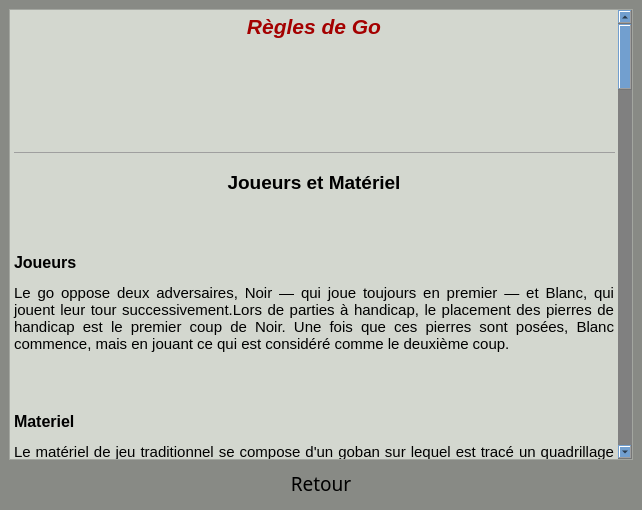
<?xml version="1.0" encoding="UTF-8"?>
<ui version="4.0">
 <class>ReglesGoView</class>
 <widget class="QMainWindow" name="ReglesGoView">
  <property name="geometry">
   <rect>
    <x>0</x>
    <y>0</y>
    <width>642</width>
    <height>510</height>
   </rect>
  </property>
  <property name="windowTitle">
   <string>Jeu de Go - Règles</string>
  </property>
  <property name="documentMode">
   <bool>false</bool>
  </property>
  <widget class="QWidget" name="centralwidget">
   <property name="styleSheet">
    <string notr="true">
QWidget{
background-color:rgb(186, 189, 182);
}
QWidget#centralwidget{
background-color:rgb(136, 138, 133)
}
QTextBrowser{
background-color:rgb(211, 215, 207)
}
QScrollBar {
    border: 10px solid grey;
    background:rgb(114, 159, 207);
}</string>
   </property>
   <layout class="QVBoxLayout" name="verticalLayout">
    <item>
     <widget class="QTextBrowser" name="textRegles">
      <property name="html">
       <string>&lt;!DOCTYPE HTML PUBLIC &quot;-//W3C//DTD HTML 4.0//EN&quot; &quot;http://www.w3.org/TR/REC-html40/strict.dtd&quot;&gt;
&lt;html&gt;&lt;head&gt;&lt;meta name=&quot;qrichtext&quot; content=&quot;1&quot; /&gt;&lt;style type=&quot;text/css&quot;&gt;
p, li { white-space: pre-wrap; }
&lt;/style&gt;&lt;/head&gt;&lt;body style=&quot; font-family:'Ubuntu'; font-size:11pt; font-weight:400; font-style:normal;&quot;&gt;
&lt;p align=&quot;center&quot; style=&quot; margin-top:12px; margin-bottom:12px; margin-left:0px; margin-right:0px; -qt-block-indent:0; text-indent:0px;&quot;&gt;&lt;span style=&quot; font-size:16pt; font-weight:600; font-style:italic; color:#a40000;&quot;&gt;Règles de Go&lt;/span&gt;&lt;/p&gt;
&lt;p align=&quot;center&quot; style=&quot; margin-top:12px; margin-bottom:12px; margin-left:0px; margin-right:0px; -qt-block-indent:0; text-indent:0px;&quot;&gt;&lt;br /&gt;&lt;/p&gt;
&lt;p align=&quot;center&quot; style=&quot; margin-top:12px; margin-bottom:12px; margin-left:0px; margin-right:0px; -qt-block-indent:0; text-indent:0px;&quot;&gt;&lt;img src=&quot;:/regles/plateau&quot; /&gt;&lt;/p&gt;
&lt;p align=&quot;center&quot; style=&quot; margin-top:12px; margin-bottom:12px; margin-left:0px; margin-right:0px; -qt-block-indent:0; text-indent:0px;&quot;&gt;&lt;br /&gt;&lt;/p&gt;
&lt;hr /&gt;
&lt;p align=&quot;center&quot; style=&quot; margin-top:12px; margin-bottom:12px; margin-left:0px; margin-right:0px; -qt-block-indent:0; text-indent:0px;&quot;&gt;&lt;span style=&quot; font-size:14pt; font-weight:600;&quot;&gt;Joueurs et Matériel&lt;/span&gt;&lt;/p&gt;
&lt;p style=&quot; margin-top:12px; margin-bottom:12px; margin-left:0px; margin-right:0px; -qt-block-indent:0; text-indent:0px;&quot;&gt;&lt;br /&gt;&lt;/p&gt;
&lt;p style=&quot; margin-top:12px; margin-bottom:12px; margin-left:0px; margin-right:0px; -qt-block-indent:0; text-indent:0px;&quot;&gt;&lt;span style=&quot; font-size:12pt; font-weight:600;&quot;&gt;Joueurs&lt;/span&gt;&lt;/p&gt;
&lt;p align=&quot;justify&quot; style=&quot; margin-top:12px; margin-bottom:12px; margin-left:0px; margin-right:0px; -qt-block-indent:0; text-indent:0px;&quot;&gt;Le go oppose deux adversaires, Noir — qui joue toujours en premier — et Blanc, qui jouent leur tour successivement.Lors de parties à handicap, le placement des pierres de handicap est le premier coup de Noir. Une fois que ces pierres sont posées, Blanc commence, mais en jouant ce qui est considéré comme le deuxième coup.&lt;/p&gt;
&lt;p style=&quot; margin-top:12px; margin-bottom:12px; margin-left:0px; margin-right:0px; -qt-block-indent:0; text-indent:0px;&quot;&gt;&lt;br /&gt;&lt;/p&gt;
&lt;p style=&quot; margin-top:12px; margin-bottom:12px; margin-left:0px; margin-right:0px; -qt-block-indent:0; text-indent:0px;&quot;&gt;&lt;span style=&quot; font-size:12pt; font-weight:600;&quot;&gt;Materiel&lt;/span&gt;&lt;/p&gt;
&lt;p align=&quot;justify&quot; style=&quot; margin-top:12px; margin-bottom:12px; margin-left:0px; margin-right:0px; -qt-block-indent:0; text-indent:0px;&quot;&gt;Le matériel de jeu traditionnel se compose d'un goban sur lequel est tracé un quadrillage de 19x19 lignes, soit 361 intersections, et de pierres qui sont soit noires, soit blanches.&lt;/p&gt;
&lt;p align=&quot;justify&quot; style=&quot; margin-top:12px; margin-bottom:12px; margin-left:0px; margin-right:0px; -qt-block-indent:0; text-indent:0px;&quot;&gt;Mais rien n'empêche les joueurs d'utiliser un autre matériel, et en particulier des gobans de 13x13 ou 9x9 lignes pour les parties d'initiation.&lt;/p&gt;
&lt;p align=&quot;center&quot; style=&quot; margin-top:12px; margin-bottom:12px; margin-left:0px; margin-right:0px; -qt-block-indent:0; text-indent:0px;&quot;&gt;&lt;img src=&quot;:/regles/materiel&quot; width=&quot;180&quot; /&gt;&lt;/p&gt;
&lt;p align=&quot;center&quot; style=&quot; margin-top:12px; margin-bottom:12px; margin-left:0px; margin-right:0px; -qt-block-indent:0; text-indent:0px;&quot;&gt;&lt;span style=&quot; font-weight:600;&quot;&gt;Equipement du jeu&lt;/span&gt;&lt;/p&gt;
&lt;p align=&quot;justify&quot; style=&quot; margin-top:12px; margin-bottom:12px; margin-left:0px; margin-right:0px; -qt-block-indent:0; text-indent:0px;&quot;&gt;&lt;br /&gt;&lt;/p&gt;
&lt;p align=&quot;justify&quot; style=&quot; margin-top:12px; margin-bottom:12px; margin-left:0px; margin-right:0px; -qt-block-indent:0; text-indent:0px;&quot;&gt;Généralement, la distance entre deux lignes du goban est approximativement de 24 mm dans le sens de la longueur et de 22 mm dans le sens de la largeur : le goban n'est donc pas tout à fait carré. Quant aux pierres, elles sont de forme biconvexe et d'un diamètre d'environ 22 mm.&lt;/p&gt;
&lt;p align=&quot;center&quot; style=&quot; margin-top:12px; margin-bottom:12px; margin-left:0px; margin-right:0px; -qt-block-indent:0; text-indent:0px;&quot;&gt;&lt;br /&gt;&lt;/p&gt;
&lt;hr /&gt;
&lt;p align=&quot;center&quot; style=&quot; margin-top:12px; margin-bottom:12px; margin-left:0px; margin-right:0px; -qt-block-indent:0; text-indent:0px;&quot;&gt;&lt;a name=&quot;spans0e0&quot;&gt;&lt;/a&gt;&lt;span style=&quot; font-size:14pt; font-weight:600;&quot;&gt;D&lt;/span&gt;&lt;span style=&quot; font-size:14pt; font-weight:600;&quot;&gt;eroulement du jeu&lt;/span&gt;&lt;/p&gt;
&lt;p align=&quot;justify&quot; style=&quot; margin-top:12px; margin-bottom:12px; margin-left:0px; margin-right:0px; -qt-block-indent:0; text-indent:0px;&quot;&gt;&lt;br /&gt;&lt;/p&gt;
&lt;p align=&quot;justify&quot; style=&quot; margin-top:12px; margin-bottom:12px; margin-left:0px; margin-right:0px; -qt-block-indent:0; text-indent:0px;&quot;&gt;Le go se joue à deux . Celui qui commence joue avec les pierres noires et l'autre avec les blanches. &lt;a name=&quot;spans0e0&quot;&gt;&lt;/a&gt;À tour de rôle, les joueurs posent une pierre de leur couleur sur une intersection inoccupée du goban ou bien ils passent.&lt;br /&gt;Passer sert essentiellement à indiquer à l'adversaire que l'on considère la partie terminée.&lt;/p&gt;
&lt;p align=&quot;justify&quot; style=&quot; margin-top:12px; margin-bottom:12px; margin-left:0px; margin-right:0px; -qt-block-indent:0; text-indent:0px;&quot;&gt;&lt;br /&gt;&lt;/p&gt;
&lt;p align=&quot;justify&quot; style=&quot; margin-top:12px; margin-bottom:12px; margin-left:0px; margin-right:0px; -qt-block-indent:0; text-indent:0px;&quot;&gt;&lt;span style=&quot; font-size:12pt; font-weight:600;&quot;&gt;Tour de jeu&lt;/span&gt;&lt;/p&gt;
&lt;p align=&quot;justify&quot; style=&quot; margin-top:12px; margin-bottom:12px; margin-left:0px; margin-right:0px; -qt-block-indent:0; text-indent:0px;&quot;&gt;Au début de la partie, le goban est vide.&lt;/p&gt;
&lt;p align=&quot;justify&quot; style=&quot; margin-top:12px; margin-bottom:12px; margin-left:0px; margin-right:0px; -qt-block-indent:0; text-indent:0px;&quot;&gt;Pour une partie à handicap, le premier tour de Noir consiste en la pose des pierres de handicap.&lt;/p&gt;
&lt;p align=&quot;justify&quot; style=&quot; margin-top:12px; margin-bottom:12px; margin-left:0px; margin-right:0px; -qt-block-indent:0; text-indent:0px;&quot;&gt;Les joueurs déposent alternativement une pierre de leur couleur sur une intersection libre du goban (y compris les intersections qui se trouvent sur le bord extérieur de la grille).&lt;/p&gt;
&lt;p align=&quot;justify&quot; style=&quot; margin-top:12px; margin-bottom:12px; margin-left:0px; margin-right:0px; -qt-block-indent:0; text-indent:0px;&quot;&gt;&lt;br /&gt;&lt;/p&gt;
&lt;p align=&quot;justify&quot; style=&quot; margin-top:12px; margin-bottom:12px; margin-left:0px; margin-right:0px; -qt-block-indent:0; text-indent:0px;&quot;&gt;&lt;span style=&quot; font-size:12pt; font-weight:600;&quot;&gt;Tirage au sort des couleurs&lt;/span&gt;&lt;/p&gt;
&lt;p align=&quot;justify&quot; style=&quot; margin-top:12px; margin-bottom:12px; margin-left:0px; margin-right:0px; -qt-block-indent:0; text-indent:0px;&quot;&gt;Quand les couleurs ne sont pas imposées, les joueurs déterminent lequel sera noir par tirage au sort (en japonais nigiri), une méthode traditionnelle notamment utilisée par les professionnels.&lt;br /&gt;Commencer est un avantage pour Noir, compensé par l'attribution à Blanc d'un certain nombre de points d'avance, le Komi (6,5 points au Japon actuellement).&lt;/p&gt;
&lt;p align=&quot;center&quot; style=&quot; margin-top:12px; margin-bottom:12px; margin-left:0px; margin-right:0px; -qt-block-indent:0; text-indent:0px;&quot;&gt;&lt;br /&gt;&lt;/p&gt;
&lt;hr /&gt;
&lt;p align=&quot;center&quot; style=&quot; margin-top:12px; margin-bottom:12px; margin-left:0px; margin-right:0px; -qt-block-indent:0; text-indent:0px;&quot;&gt;&lt;span style=&quot; font-size:14pt; font-weight:600;&quot;&gt;Statut des pierres&lt;/span&gt;&lt;/p&gt;
&lt;p style=&quot; margin-top:12px; margin-bottom:12px; margin-left:0px; margin-right:0px; -qt-block-indent:0; text-indent:0px;&quot;&gt;&lt;br /&gt;&lt;/p&gt;
&lt;p style=&quot; margin-top:12px; margin-bottom:12px; margin-left:0px; margin-right:0px; -qt-block-indent:0; text-indent:0px;&quot;&gt;&lt;span style=&quot; font-size:12pt; font-weight:600;&quot;&gt;Chaînes et libertés&lt;/span&gt;&lt;/p&gt;
&lt;p align=&quot;justify&quot; style=&quot; margin-top:12px; margin-bottom:12px; margin-left:0px; margin-right:0px; -qt-block-indent:0; text-indent:0px;&quot;&gt;Deux intersections sont dites voisines quand elles sont sur la même ligne et sans autre intersection entre elles.Deux pierres sont voisines si elles occupent des intersections voisines.&lt;/p&gt;
&lt;p align=&quot;justify&quot; style=&quot; margin-top:12px; margin-bottom:12px; margin-left:0px; margin-right:0px; -qt-block-indent:0; text-indent:0px;&quot;&gt;Une chaîne est un ensemble d'une ou plusieurs pierre de même couleur voisine de proche en proche.Les libertés d'une chaîne sont les intersections inoccupées voisines des pierres de cette chaîne.&lt;/p&gt;
&lt;p align=&quot;center&quot; style=&quot; margin-top:12px; margin-bottom:12px; margin-left:0px; margin-right:0px; -qt-block-indent:0; text-indent:0px;&quot;&gt;&lt;img src=&quot;:/regles/libertes&quot; width=&quot;160&quot; /&gt;&lt;/p&gt;
&lt;p align=&quot;justify&quot; style=&quot; margin-top:12px; margin-bottom:12px; margin-left:0px; margin-right:0px; -qt-block-indent:0; text-indent:0px;&quot;&gt;Une chaîne noire et deux chaînes blanches.&lt;br /&gt;Les libertés sont indiquées par les points.&lt;/p&gt;
&lt;p align=&quot;justify&quot; style=&quot; margin-top:12px; margin-bottom:12px; margin-left:0px; margin-right:0px; -qt-block-indent:0; text-indent:0px;&quot;&gt;&lt;br /&gt;&lt;/p&gt;
&lt;p align=&quot;justify&quot; style=&quot; margin-top:12px; margin-bottom:12px; margin-left:0px; margin-right:0px; -qt-block-indent:0; text-indent:0px;&quot;&gt;&lt;span style=&quot; font-size:12pt; font-weight:600;&quot;&gt;Territoire&lt;/span&gt;&lt;/p&gt;
&lt;p align=&quot;justify&quot; style=&quot; margin-top:12px; margin-bottom:12px; margin-left:0px; margin-right:0px; -qt-block-indent:0; text-indent:0px;&quot;&gt;Un territoire est un ensemble d'une ou plusieurs intersections inoccupées voisines de proche en proche, délimitées par des pierres de même couleur.&lt;/p&gt;
&lt;p align=&quot;justify&quot; style=&quot; margin-top:12px; margin-bottom:12px; margin-left:0px; margin-right:0px; -qt-block-indent:0; text-indent:0px;&quot;&gt;&lt;br /&gt;&lt;/p&gt;
&lt;p align=&quot;justify&quot; style=&quot; margin-top:12px; margin-bottom:12px; margin-left:0px; margin-right:0px; -qt-block-indent:0; text-indent:0px;&quot;&gt;&lt;span style=&quot; font-size:12pt; font-weight:600;&quot;&gt;Capture&lt;/span&gt;&lt;/p&gt;
&lt;p align=&quot;justify&quot; style=&quot; margin-top:12px; margin-bottom:12px; margin-left:0px; margin-right:0px; -qt-block-indent:0; text-indent:0px;&quot;&gt;Lorsqu'un joueur supprime la dernière liberté d'une chaîne adverse, il la capture en retirant du goban les pierres de cette chaîne. De plus, en posant une pierre, un joueur ne doit pas construire une chaîne sans liberté, sauf si par ce coup il capture une chaîne adverse.&lt;/p&gt;
&lt;p align=&quot;center&quot; style=&quot; margin-top:12px; margin-bottom:12px; margin-left:0px; margin-right:0px; -qt-block-indent:0; text-indent:0px;&quot;&gt;&lt;br /&gt;&lt;/p&gt;
&lt;hr /&gt;
&lt;p align=&quot;center&quot; style=&quot; margin-top:12px; margin-bottom:12px; margin-left:0px; margin-right:0px; -qt-block-indent:0; text-indent:0px;&quot;&gt;&lt;span style=&quot; font-size:14pt; font-weight:600;&quot;&gt;Coups interdits&lt;/span&gt;&lt;/p&gt;
&lt;p style=&quot; margin-top:12px; margin-bottom:12px; margin-left:0px; margin-right:0px; -qt-block-indent:0; text-indent:0px;&quot;&gt;&lt;br /&gt;&lt;/p&gt;
&lt;p style=&quot; margin-top:12px; margin-bottom:12px; margin-left:0px; margin-right:0px; -qt-block-indent:0; text-indent:0px;&quot;&gt;&lt;span style=&quot; font-size:12pt; font-weight:600;&quot;&gt;Vie et mort&lt;/span&gt;&lt;/p&gt;
&lt;p align=&quot;justify&quot; style=&quot; margin-top:12px; margin-bottom:12px; margin-left:0px; margin-right:0px; -qt-block-indent:0; text-indent:0px;&quot;&gt;De la règle de capture découlent les notions de vie et de mort : des pierres mortes sont des pierres que l'on est sûr de pouvoir capturer sans y perdre par ailleurs, tandis que des pierres vivantes sont des pierres que l'on ne peut plus espérer capturer.&lt;br /&gt;&lt;/p&gt;
&lt;p align=&quot;center&quot; style=&quot; margin-top:12px; margin-bottom:12px; margin-left:0px; margin-right:0px; -qt-block-indent:0; text-indent:0px;&quot;&gt;&lt;img src=&quot;:/regles/suicide&quot; width=&quot;110&quot; /&gt;&lt;/p&gt;
&lt;p align=&quot;center&quot; style=&quot; margin-top:12px; margin-bottom:12px; margin-left:0px; margin-right:0px; -qt-block-indent:0; text-indent:0px;&quot;&gt;&lt;span style=&quot; font-weight:600;&quot;&gt;Suicide&lt;/span&gt;&lt;/p&gt;
&lt;p style=&quot; margin-top:12px; margin-bottom:12px; margin-left:0px; margin-right:0px; -qt-block-indent:0; text-indent:0px;&quot;&gt;&lt;br /&gt;&lt;/p&gt;
&lt;p style=&quot; margin-top:12px; margin-bottom:12px; margin-left:0px; margin-right:0px; -qt-block-indent:0; text-indent:0px;&quot;&gt;&lt;span style=&quot; font-size:12pt; font-weight:600;&quot;&gt;Repetition&lt;/span&gt;&lt;/p&gt;
&lt;p align=&quot;justify&quot; style=&quot; margin-top:12px; margin-bottom:12px; margin-left:0px; margin-right:0px; -qt-block-indent:0; text-indent:0px;&quot;&gt;Un joueur, en posant une pierre, ne doit pas redonner au goban un état identique à l'un de ceux qu'il lui avait déjà donnés.Le diagramme suivant montre le cas de répétition le plus simple et le plus fréquent que l'on appelle aussi Ko.&lt;br /&gt;&lt;/p&gt;
&lt;p align=&quot;center&quot; style=&quot; margin-top:12px; margin-bottom:12px; margin-left:0px; margin-right:0px; -qt-block-indent:0; text-indent:0px;&quot;&gt;&lt;img src=&quot;:/regles/ko&quot; /&gt;&lt;/p&gt;
&lt;p align=&quot;center&quot; style=&quot; margin-top:12px; margin-bottom:12px; margin-left:0px; margin-right:0px; -qt-block-indent:0; text-indent:0px;&quot;&gt;&lt;span style=&quot; font-weight:600;&quot;&gt;Ko&lt;/span&gt;&lt;/p&gt;
&lt;hr /&gt;
&lt;p align=&quot;center&quot; style=&quot; margin-top:12px; margin-bottom:12px; margin-left:0px; margin-right:0px; -qt-block-indent:0; text-indent:0px;&quot;&gt;&lt;span style=&quot; font-size:14pt; font-weight:600;&quot;&gt;Fin de partie&lt;/span&gt;&lt;/p&gt;
&lt;p align=&quot;justify&quot; style=&quot; margin-top:12px; margin-bottom:12px; margin-left:0px; margin-right:0px; -qt-block-indent:0; text-indent:0px;&quot;&gt;La partie s'arrête lorsque les deux joueurs passent consécutivement., on compte alors les points.&lt;br /&gt;Chaque intersection du territoire d'un joueur lui rapporte un point, ainsi que chacune de ses pierres encore présentes sur le goban.&lt;br /&gt;Par ailleurs, commencer est un avantage pour Noir. Aussi, dans une partie à égalité, Blanc reçoit en échange des points de compensation, appellés komi. Le komi est habituellement de 7 points et demi (le demi-point sert à éviter les parties nulles).Le gagnant est celui qui a le plus de points.&lt;/p&gt;
&lt;p align=&quot;justify&quot; style=&quot; margin-top:12px; margin-bottom:12px; margin-left:0px; margin-right:0px; -qt-block-indent:0; text-indent:0px;&quot;&gt;&lt;br /&gt;&lt;/p&gt;
&lt;hr /&gt;
&lt;p style=&quot; margin-top:12px; margin-bottom:12px; margin-left:0px; margin-right:0px; -qt-block-indent:0; text-indent:0px;&quot;&gt;&lt;br /&gt;&lt;/p&gt;
&lt;p style=&quot; margin-top:12px; margin-bottom:12px; margin-left:0px; margin-right:0px; -qt-block-indent:0; text-indent:0px;&quot;&gt;&lt;span style=&quot; font-size:12pt; font-weight:600;&quot;&gt;Sources des règles :  &lt;/span&gt;&lt;a href=&quot;https://jeudego.org/_php/regleGo.php&quot;&gt;&lt;span style=&quot; font-size:12pt; text-decoration: underline; color:#0000ff;&quot;&gt;JeuDeGo.org&lt;/span&gt;&lt;/a&gt;&lt;/p&gt;
&lt;p style=&quot; margin-top:12px; margin-bottom:12px; margin-left:0px; margin-right:0px; -qt-block-indent:0; text-indent:0px;&quot;&gt;&lt;br /&gt;&lt;/p&gt;&lt;/body&gt;&lt;/html&gt;</string>
      </property>
      <property name="textInteractionFlags">
       <set>Qt::LinksAccessibleByKeyboard|Qt::LinksAccessibleByMouse</set>
      </property>
      <property name="openExternalLinks">
       <bool>true</bool>
      </property>
      <property name="openLinks">
       <bool>true</bool>
      </property>
     </widget>
    </item>
    <item alignment="Qt::AlignHCenter">
     <widget class="QPushButton" name="retour">
      <property name="styleSheet">
       <string notr="true">QPushButton{
    text-align: center;
    font: 14pt Uroob;
    background-color:rgb(136, 138, 133);
    
}</string>
      </property>
      <property name="text">
       <string>Retour</string>
      </property>
      <property name="icon">
       <iconset>
        <activeon>:/icon/menu</activeon>
       </iconset>
      </property>
      <property name="iconSize">
       <size>
        <width>32</width>
        <height>32</height>
       </size>
      </property>
      <property name="autoDefault">
       <bool>false</bool>
      </property>
      <property name="default">
       <bool>false</bool>
      </property>
      <property name="flat">
       <bool>true</bool>
      </property>
     </widget>
    </item>
   </layout>
  </widget>
 </widget>
 <resources/>
 <connections/>
</ui>
